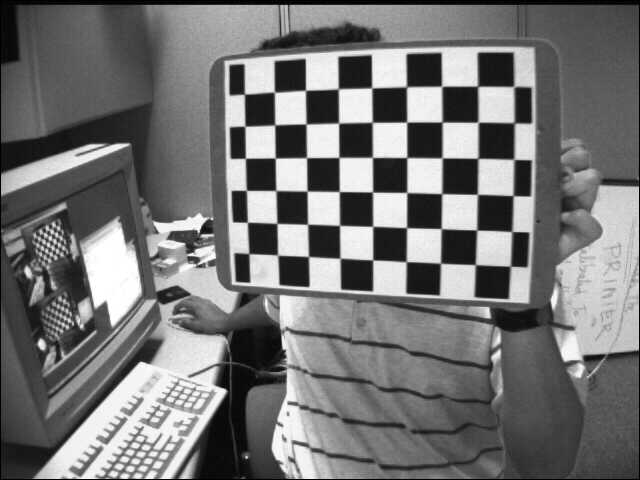
//> input picture calibration/calibration/calibration/left01.jpg, 640 x 480 px
$ ./Measure_Circle ../../calibration/calibration/calibration/left01.jpg   (built with g++ and OpenCV 4)
//> lines starting //> are read from the running program, lines starting //| are printed output that depends on the picture; after the words box and inside, x2 and y2 are one past the last pixel; in counts of white or black regions, pixels touching at a corner belong together
#include "opencv2/imgproc.hpp"
#include "opencv2/imgcodecs.hpp"
#include "opencv2/highgui.hpp"
#include <iostream>
#include "cv.h"

#include "opencv/cvwimage.h"
using namespace cv;
using std::cout;

RNG rng(12345);

int threshold_value = 70;
int threshold_type = 8;
int const max_value = 255;
int const max_type = 16;
int const max_binary_value = 255;
Mat src, src_gray, dst;
const char* window_name = "Threshold Demo";
const char* trackbar_type = "Type: \n 0: Binary \n 1: Binary Inverted \n 2: Truncate \n 3: To Zero \n 4: To Zero Inverted";
const char* trackbar_value = "Value";
std::vector<Vec4i> hierarchy;

static void Threshold_Demo(int, void*)
{
	/* 0: Binary
	 1: Binary Inverted
	 2: Threshold Truncated
	 3: Threshold to Zero
	 4: Threshold to Zero Inverted
	*/
	threshold(src_gray, dst, threshold_value, max_binary_value, threshold_type);
	GaussianBlur(dst, dst, Size(3, 3), 0, 0, 4);
	//std::vector<std::vector<Point>> contours;
	//findContours(dst, contours, hierarchy, RETR_TREE, CHAIN_APPROX_TC89_L1);
	std::vector<Mat> contours;
	Canny(dst, contours, 20, 40, 0.5, false);
	// [8 lines of commented-out code are left out]
	std::vector<RotatedRect> minRect(contours.size());
	std::vector<RotatedRect> minEllipse(contours.size());

	//for (int i = 0; i < contours.size(); i++)
	for (int i = 0; i < contours.size(); i++)
	{
		minRect[i] = minAreaRect(Mat(contours[i]));
		if (contours[i].rows > 5)
		{
			minEllipse[i] = fitEllipse(Mat(contours[i]));
		}
	}

	/// Draw contours + rotated rects + ellipses
	Mat threshold_output;
	Mat drawing = Mat::zeros(threshold_output.size(), CV_8UC1);
	for (int i = 0; i < contours.size(); i++)
	{

		Scalar color = Scalar(rng.uniform(0, 255), rng.uniform(0, 255), rng.uniform(0, 255));
		// contour
		drawContours(drawing, contours, i, color, 1, 8, std::vector<Vec4i>(), 0, Point());
		// ellipse
		ellipse(drawing, minEllipse[i], color, 2, 8);
		// rotated rectangle
		Point2f rect_points[4]; minRect[i].points(rect_points);
		for (int j = 0; j < 4; j++)
			line(drawing, rect_points[j], rect_points[(j + 1) % 4], color, 1, 8);
	}

	imshow(window_name, drawing);
}

int main(int argc, char** argv)
{
	String imageName("D:/test.tiff"); // by default
	if (argc > 1)
	{
		imageName = argv[1];
	}

	src = imread(imageName, IMREAD_COLOR); // Load an image
//> src is the input picture: 480 rows x 640 cols, CV_8UC3; min 0, max 255, mean 116.6
	if (src.empty())
	{
		cout << "Cannot read image: " << imageName << std::endl;
		return -1;
	}
	cvtColor(src, src_gray, COLOR_BGR2GRAY); // Convert the image to Gray
	namedWindow(window_name, WINDOW_AUTOSIZE); // Create a window to display results
	createTrackbar(trackbar_type,
		window_name, &threshold_type,
		max_type, Threshold_Demo); // Create Trackbar to choose type of Threshold
	createTrackbar(trackbar_value,
		window_name, &threshold_value,
		max_value, Threshold_Demo); // Create Trackbar to choose Threshold value
	Threshold_Demo(0, 0); // Call the function to initialize
//> in Threshold_Demo, `threshold(src_gray, dst, threshold_value, max_binary_value, threshold_..`:
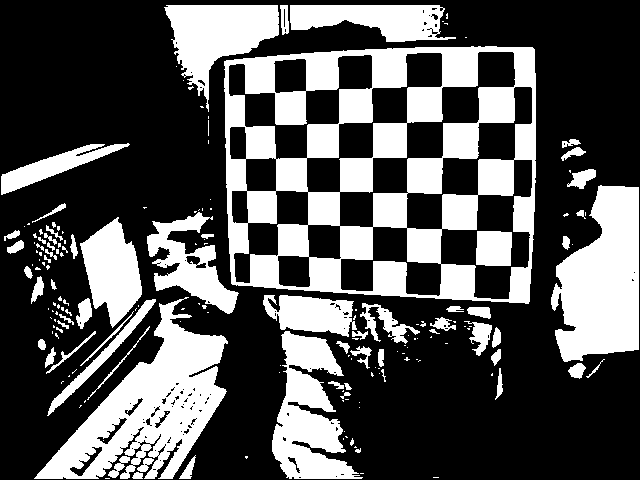
//> dst: 480 rows x 640 cols, CV_8UC1; 33.5% white; 182 white regions (113 under 20 px), largest, box (x1, y1, x2, y2) and area: (224, 46, 536, 304) 38498, (34, 297, 228, 479) 14211, (551, 185, 639, 362) 11058
//> in Threshold_Demo, `GaussianBlur(dst, dst, Size(3, 3), 0, 0, 4);`:
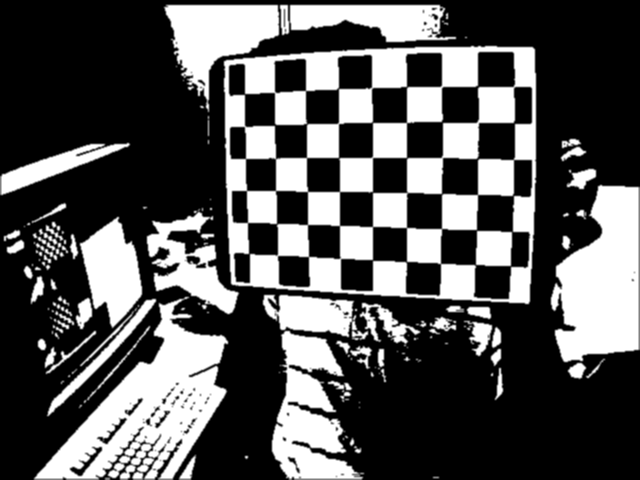
//> dst: 480 rows x 640 cols, CV_8UC1; 12.12% of pixels changed, all inside (x1, y1, x2, y2) = (0, 4, 640, 480)
//> (the run ends here: the program stops with an error, at `Canny(dst, contours, 20, 40, 0.5, false);`)

$ run again, on calibration/calibration/calibration/left03.jpg
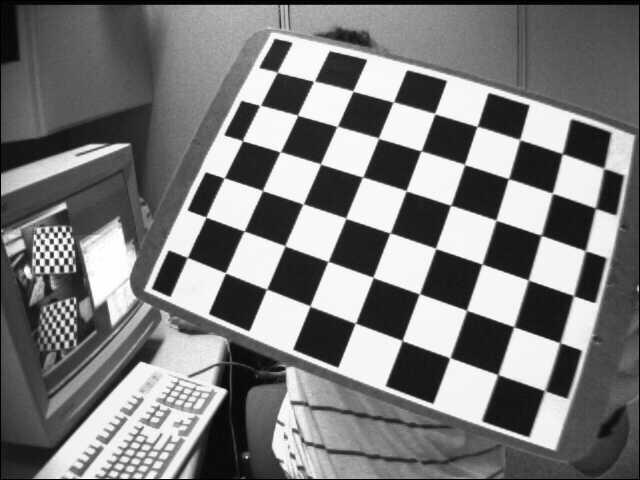
//> input picture calibration/calibration/calibration/left03.jpg, 640 x 480 px
//> src is the input picture: 480 rows x 640 cols, CV_8UC3; min 0, max 255, mean 122.9
//> in Threshold_Demo, `threshold(src_gray, dst, threshold_value, max_binary_value, threshold_..`:
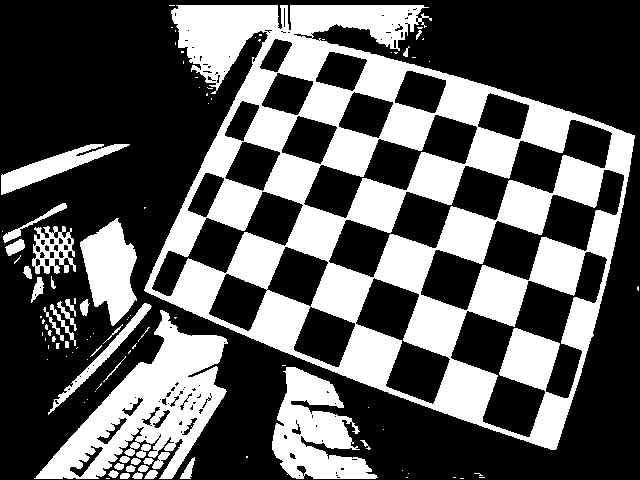
//> dst: 480 rows x 640 cols, CV_8UC1; 35.9% white; 104 white regions (66 under 20 px), largest, box (x1, y1, x2, y2) and area: (144, 5, 635, 450) 79861, (34, 310, 228, 479) 12924, (272, 367, 378, 479) 6453
//> in Threshold_Demo, `GaussianBlur(dst, dst, Size(3, 3), 0, 0, 4);`:
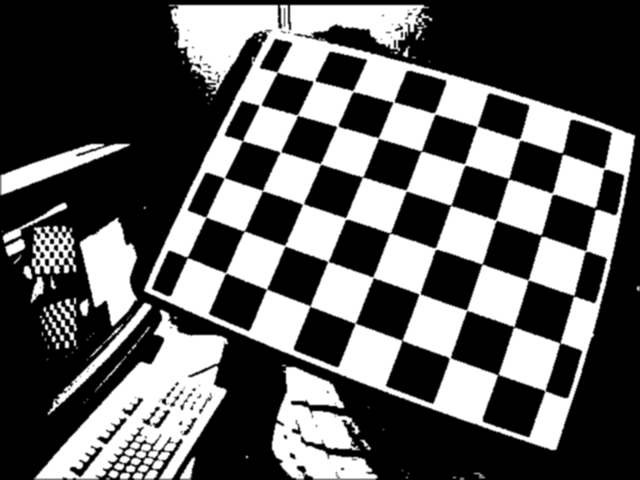
//> dst: 480 rows x 640 cols, CV_8UC1; 11.7% of pixels changed, all inside (x1, y1, x2, y2) = (0, 4, 640, 480)

$ run again, on calibration/calibration/calibration/left04.jpg
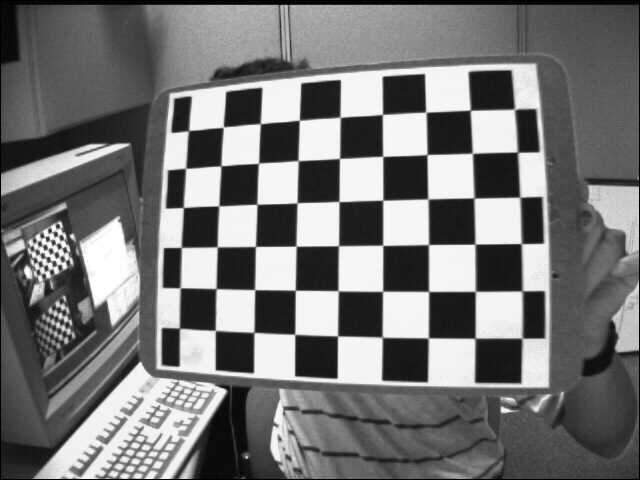
//> input picture calibration/calibration/calibration/left04.jpg, 640 x 480 px
//> src is the input picture: 480 rows x 640 cols, CV_8UC3; min 0, max 255, mean 117.8
//> in Threshold_Demo, `threshold(src_gray, dst, threshold_value, max_binary_value, threshold_..`:
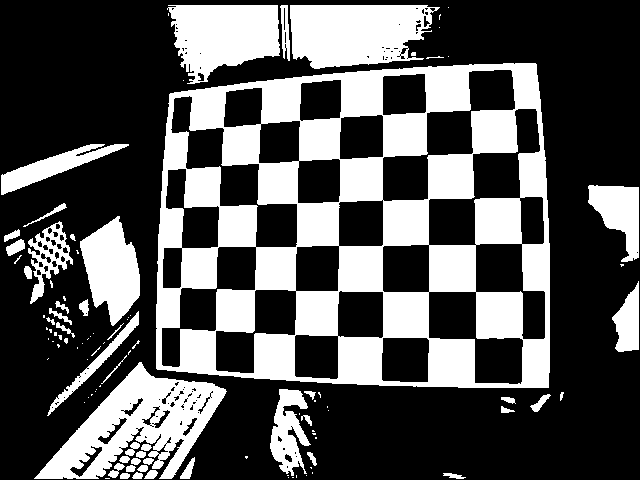
//> dst: 480 rows x 640 cols, CV_8UC1; 33.8% white; 104 white regions (58 under 20 px), largest, box (x1, y1, x2, y2) and area: (156, 63, 550, 388) 63335, (34, 362, 227, 479) 9762, (290, 5, 440, 69) 7454
//> in Threshold_Demo, `GaussianBlur(dst, dst, Size(3, 3), 0, 0, 4);`:
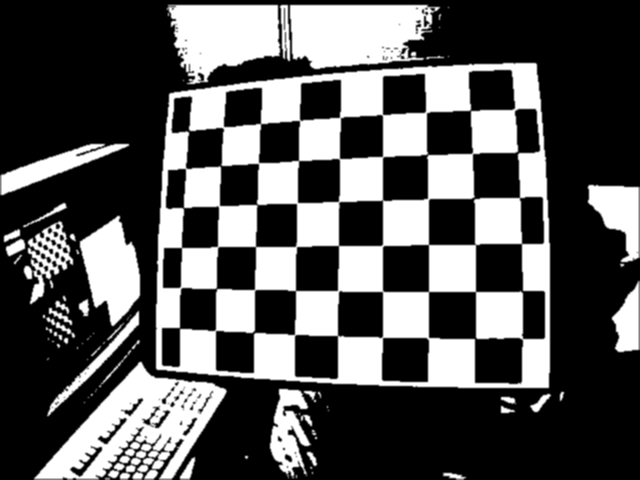
//> dst: 480 rows x 640 cols, CV_8UC1; 10.35% of pixels changed, all inside (x1, y1, x2, y2) = (0, 4, 640, 480)

$ run again, on calibration/calibration/calibration/left05.jpg
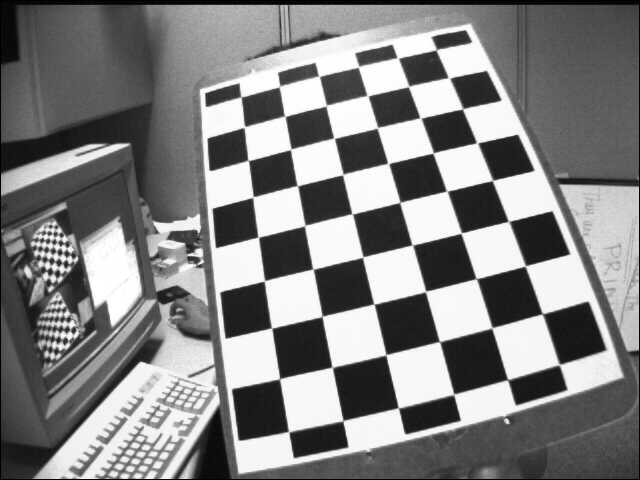
//> input picture calibration/calibration/calibration/left05.jpg, 640 x 480 px
//> src is the input picture: 480 rows x 640 cols, CV_8UC3; min 0, max 255, mean 129.8
//> in Threshold_Demo, `threshold(src_gray, dst, threshold_value, max_binary_value, threshold_..`:
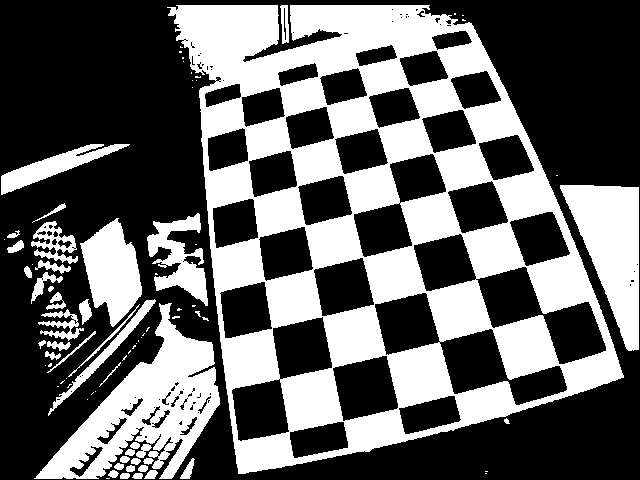
//> dst: 480 rows x 640 cols, CV_8UC1; 39.3% white; 82 white regions (42 under 20 px), largest, box (x1, y1, x2, y2) and area: (167, 5, 624, 474) 86602, (34, 303, 220, 479) 12501, (560, 185, 639, 351) 7316
//> in Threshold_Demo, `GaussianBlur(dst, dst, Size(3, 3), 0, 0, 4);`:
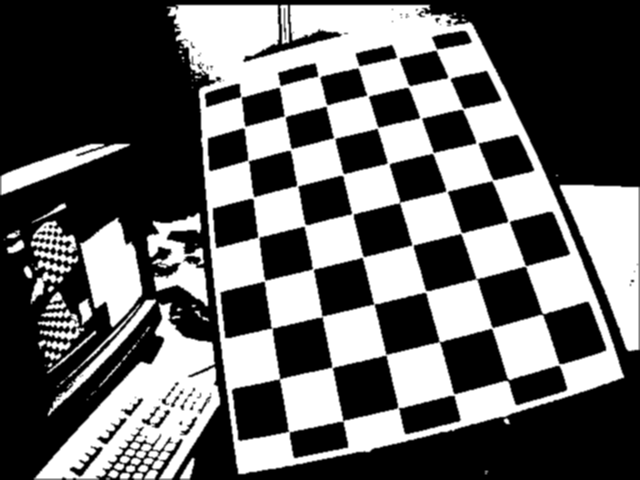
//> dst: 480 rows x 640 cols, CV_8UC1; 11.47% of pixels changed, all inside (x1, y1, x2, y2) = (0, 4, 640, 480)
